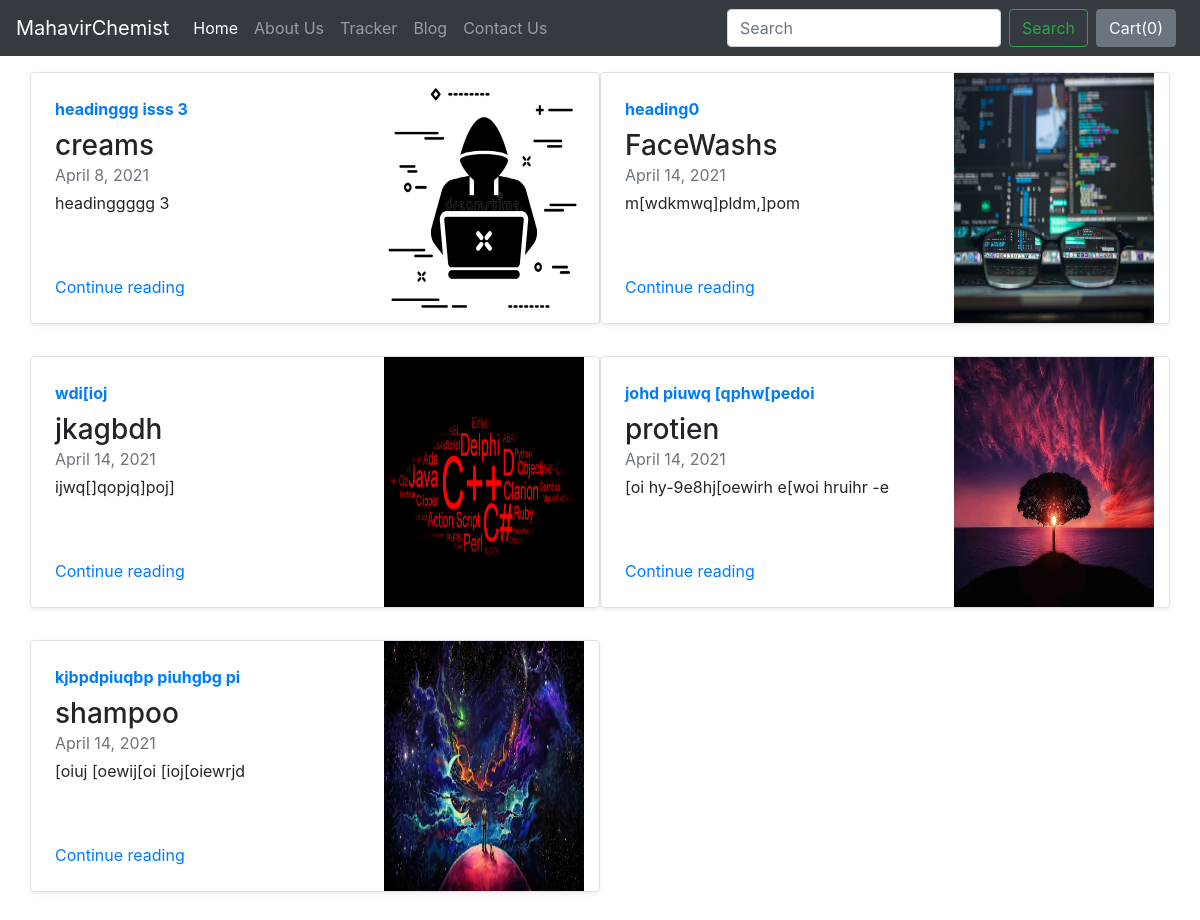
Screenshot of /blog/ with the database file from the repository.
### blog/models.py (models this page shows, shortened)
class Blogpost(models.Model):
    post_id = models.AutoField(primary_key=True)
    title = models.CharField(max_length=50)
    head0 = models.CharField(max_length=500, default="")
    chead0 = models.CharField(max_length=5000, default="")
    head1 = models.CharField(max_length=500, default="")
    chead1 = models.CharField(max_length=5000, default="")
    head2 = models.CharField(max_length=500, default="")
    chead2 = models.CharField(max_length=5000, default="")
    pub_date = models.DateField()
    thumbnail = models.ImageField(upload_to="blog/images", default="")

### blog/views.py (the view)
# urls.py: path('', views.index)
def index(request):
    myposts = Blogpost.objects.all()
    params = {'myposts':myposts}
    return render(request, 'blog/index.html', params)

### MahavirChemist Server's Code/djangomc/blog/templates/blog/index.html (shortened to what this page needs)
{% extends 'blog/basic.html' %}
{% block body %}
    <div class="container mt-3">
      <div class="row my-2">
{% for item in myposts %}
        <div class="col-md-6">
          <div class="row g-0 border rounded overflow-hidden flex-md-row mb-4 shadow-sm h-md-250 position-relative">
            <div class="col p-4 d-flex flex-column position-static">
              <strong class="d-inline-block mb-2 text-primary">{{item.head0}}</strong>
              <h3 class="mb-0">{{item.title}}</h3>
              <div class="mb-1 text-muted">{{item.pub_date}}</div>
              <p class="card-text mb-auto">{{item.head1}}</p>
              <a href="blogpost/{{item.post_id}}" class="stretched-link">Continue reading</a>
            </div>
            <div class="col-auto d-none d-lg-block">
              <img src="/media/{{item.thumbnail}}" class="bd-placeholder-img" width="200" height="250" xmlns="http://www.w3.org/2000/svg" role="img" aria-label="Placeholder: Thumbnail" preserveAspectRatio="xMidYMid slice" focusable="false"/>
            </div>
          </div>
        </div>
{% if forloop.counter|divisibleby:2 %}
      </div><div class="row my-2">
{% endif %}
{% endfor %}
    </div>
{% endblock body %}

### MahavirChemist Server's Code/djangomc/blog/templates/blog/basic.html (shortened to what this page needs)
<!doctype html>
<html lang="en">
  <head>
    <link rel="stylesheet" href="https://stackpath.bootstrapcdn.com/bootstrap/4.2.1/css/bootstrap.min.css">
  </head>
  <body>
    <nav class="navbar navbar-expand-lg navbar-dark bg-dark">
  <a class="navbar-brand" href="/">MahavirChemist</a>
  <div class="collapse navbar-collapse" id="navbarSupportedContent">
    <ul class="navbar-nav mr-auto">
      <li class="nav-item active">
        <a class="nav-link" href="/shop">Home <span class="sr-only">(current)</span></a>
      </li>
      <li class="nav-item">
        <a class="nav-link" href="/shop/about">About Us</a>
      </li>
      <li class="nav-item">
        <a class="nav-link" href="/shop/tracker">Tracker</a>
      </li>
      <li class="nav-item">
        <a class="nav-link" href="/blog">Blog</a>
      </li>
      <li class="nav-item">
        <a class="nav-link" href="/shop/contact">Contact Us</a>
      </li>
    </ul>
    <form class="form-inline my-2 my-lg-0">
      <input class="form-control mr-sm-2" type="search" placeholder="Search" aria-label="Search">
      <button class="btn btn-outline-success my-2 my-sm-0" type="submit">Search</button>
    </form>
    <button type="button" class="btn btn-secondary mx-2" id="popcart" data-container="body" data-toggle="popover" data-placement="bottom" data-html="true" data-content="Vivamus
sagittis lacus vel augue laoreet rutrum faucibus.">
  Cart(<span id="cart">0</span>)
</button>
  </div>
</nav>
  {% block body %} {% endblock %}
  </body>
</html>

### rows the page displays
Blogpost: head0 "headinggg isss 3", title "creams", pub_date "April 8, 2021", head1 "headinggggg 3", thumbnail (picture)
Blogpost: head0 "heading0", title "FaceWashs", pub_date "April 14, 2021", head1 "m[wdkmwq]pldm,]pom", thumbnail (picture)
Blogpost: head0 "wdi[ioj", title "jkagbdh", pub_date "April 14, 2021", head1 "ijwq[]qopjq]poj]", thumbnail (picture)
Blogpost: head0 "johd piuwq [qphw[pedoi", title "protien", pub_date "April 14, 2021", head1 "[oi hy-9e8hj[oewirh e[woi hruihr -e", thumbnail (picture)
Blogpost: head0 "kjbpdpiuqbp piuhgbg pi", title "shampoo", pub_date "April 14, 2021", head1 "[oiuj [oewij[oi [ioj[oiewrjd", thumbnail (picture)
